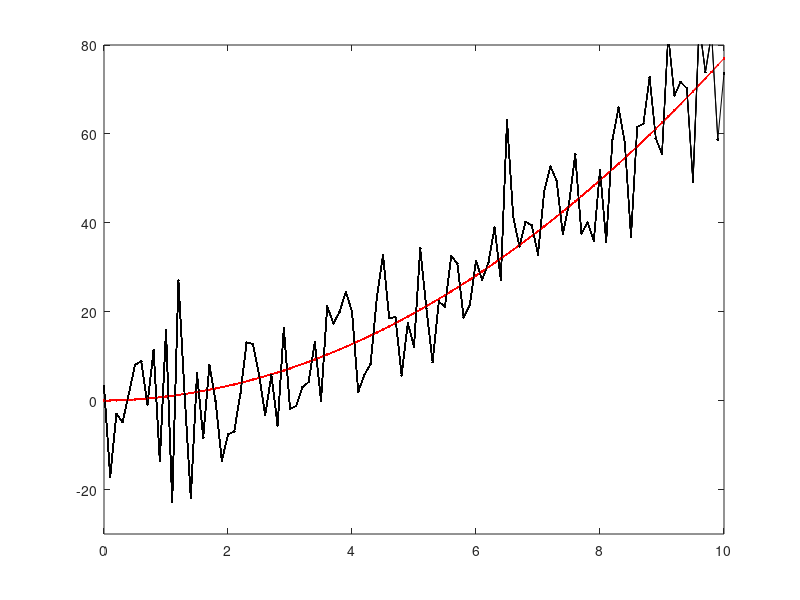

MATLAB code to generate this figure: (Note: this script raises an error after producing the figure.)
% written by StudentDave
%for licensing and usage questions
%email scienceguy5000 at gmail. com

%Bayesian Ninja tracking Quail using kalman filter

clear all
%% define our meta-variables (i.e. how long and often we will sample)
duration = 10  %how long the Quail flies
dt = .1;  %The Ninja continuously looks for the birdy,
%but we'll assume he's just repeatedly sampling over time at a fixed interval

%% Define update equations (Coefficent matrices): A physics based model for where we expect the Quail to be [state transition (state + velocity)] + [input control (acceleration)]
A = [1 dt; 0 1] ; % state transition matrix:  expected flight of the Quail (state prediction)
B = [dt^2/2; dt]; %input control matrix:  expected effect of the input accceleration on the state.
C = [1 0]; % measurement matrix: the expected measurement given the predicted state (likelihood)
%since we are only measuring position (too hard for the ninja to calculate speed), we set the velocity variable to
%zero.

%% define main variables
u = 1.5; % define acceleration magnitude
Q= [0; 0]; %initized state--it has two components: [position; velocity] of the Quail
Q_estimate = Q;  %x_estimate of initial location estimation of where the Quail is (what we are updating)
QuailAccel_noise_mag = 0.05; %process noise: the variability in how fast the Quail is speeding up (stdv of acceleration: meters/sec^2)
NinjaVision_noise_mag = 10;  %measurement noise: How mask-blinded is the Ninja (stdv of location, in meters)
Ez = NinjaVision_noise_mag^2;% Ez convert the measurement noise (stdv) into covariance matrix
Ex = QuailAccel_noise_mag^2 * [dt^4/4 dt^3/2; dt^3/2 dt^2]; % Ex convert the process noise (stdv) into covariance matrix
P = Ex; % estimate of initial Quail position variance (covariance matrix)

%% initize result variables
% Initialize for speed
Q_loc = []; % ACTUAL Quail flight path
vel = []; % ACTUAL Quail velocity
Q_loc_meas = []; % Quail path that the Ninja sees


%% simulate what the Ninja sees over time
figure(2);clf
figure(1);clf
for t = 0 : dt: duration

    % Generate the Quail flight
    QuailAccel_noise = QuailAccel_noise_mag * [(dt^2/2)*randn; dt*randn];
    Q= A * Q+ B * u + QuailAccel_noise;
    % Generate what the Ninja sees
    NinjaVision_noise = NinjaVision_noise_mag * randn;
    y = C * Q+ NinjaVision_noise;
    Q_loc = [Q_loc; Q(1)];
    Q_loc_meas = [Q_loc_meas; y];
    vel = [vel; Q(2)];
    %iteratively plot what the ninja sees
    plot(0:dt:t, Q_loc, '-r.')
    plot(0:dt:t, Q_loc_meas, '-k.')
    axis([0 10 -30 80])
    hold on
    %% pause(.3)
end
pause(2)
%plot theoretical path of ninja that doesn't use kalman
plot(0:dt:t, smooth(Q_loc_meas), '-g.')

%plot velocity, just to show that it's constantly increasing, due to
%constant acceleration
%figure(2);
%plot(0:dt:t, vel, '-b.')


%% Do kalman filtering
%initize estimation variables
Q_loc_estimate = []; %  Quail position estimate
vel_estimate = []; % Quail velocity estimate
Q= [0; 0]; % re-initized state
P_estimate = P;
P_mag_estimate = [];
predic_state = [];
predic_var = [];
for t = 1:length(Q_loc)
    % Predict next state of the quail with the last state and predicted motion.
    Q_estimate = A * Q_estimate + B * u;
    predic_state = [predic_state; Q_estimate(1)] ;
    %predict next covariance
    P = A * P * A' + Ex;
    predic_var = [predic_var; P] ;
    % predicted Ninja measurement covariance
    % Kalman Gain
    K = P*C'*inv(C*P*C'+Ez);
    % Update the state estimate.
    Q_estimate = Q_estimate + K * (Q_loc_meas(t) - C * Q_estimate);
    % update covariance estimation.
    P =  (eye(2)-K*C)*P;
    %Store for plotting
    Q_loc_estimate = [Q_loc_estimate; Q_estimate(1)];
    vel_estimate = [vel_estimate; Q_estimate(2)];
    P_mag_estimate = [P_mag_estimate; P(1)]
end

% Plot the results
figure(2);
tt = 0 : dt : duration;
plot(tt,Q_loc,'-r.',tt,Q_loc_meas,'-k.', tt,Q_loc_estimate,'-g.');
axis([0 10 -30 80])


%plot the evolution of the distributions
figure(3);clf
for T = 1:length(Q_loc_estimate)
clf
    x = Q_loc_estimate(T)-5:.01:Q_loc_estimate(T)+5; % range on x axis
     
    %predicted next position of the quail    
    hold on
    mu = predic_state(T); % mean
    sigma = predic_var(T); % standard deviation
    y = normpdf(x,mu,sigma); % pdf
    y = y/(max(y));
    hl = line(x,y,'Color','m'); % or use hold on and normal plot
      
    %data measured by the ninja
    mu = Q_loc_meas(T); % mean
    sigma = NinjaVision_noise_mag; % standard deviation
    y = normpdf(x,mu,sigma); % pdf
    y = y/(max(y));
    hl = line(x,y,'Color','k'); % or use hold on and normal plot
   
    %combined position estimate
    mu = Q_loc_estimate(T); % mean
    sigma = P_mag_estimate(T); % standard deviation
    y = normpdf(x,mu,sigma); % pdf
    y = y/(max(y));
    hl = line(x,y, 'Color','g'); % or use hold on and normal plot
    axis([Q_loc_estimate(T)-5 Q_loc_estimate(T)+5 0 1]);    

   
    %actual position of the quail
    plot(Q_loc(T));
    ylim=get(gca,'ylim');
    line([Q_loc(T);Q_loc(T)],ylim.','linewidth',2,'color','b');
    legend('state predicted','measurement','state estimate','actual Quail position')
    pause(.3)
end
